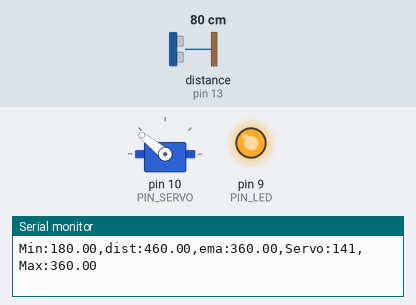
A sketch run on a simulated Arduino Uno, built with avr-gcc and run on an emulated ATmega328P. Shown: servo, output pins drawn as LEDs (lit = HIGH), the last lines printed to the serial monitor. Wiring (inferred from the names in the program): ultrasonic range finder: trigger pin 12; echo pin 13. The test bench sets the inputs (shaded band); at power-on: distance to the obstacle (sensor on pin 13) 80 cm. The echo pulse lasts 58.3 µs per cm; pins used as bus, display or sensor lines are not drawn.

Above: at 1.2 s.
1.3 s: distance to the obstacle (sensor on pin 13) set to 35 cm
At 1.54 s:
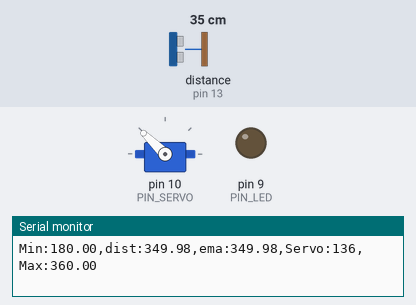
4.3 s: distance to the obstacle (sensor on pin 13) set to 2 cm
At 5.0 s:
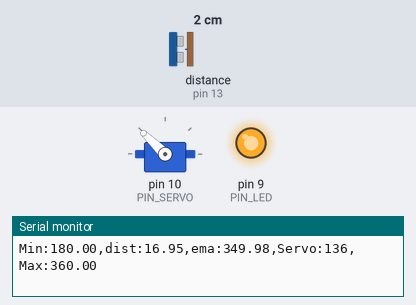
Timing chart, 0 to 7.3 s (numbered marks = the images above; inputs shaded):
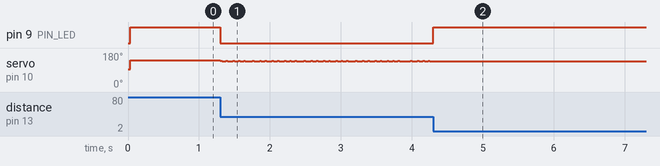

The sketch:

11_example_1.ino
```cpp
#include <Servo.h>

// Arduino pin assignment
#define PIN_LED   9    // LED active-low
#define PIN_TRIG  12   // sonar sensor TRIGGER
#define PIN_ECHO  13   // sonar sensor ECHO
#define PIN_SERVO 10   // servo motor

// sonar configurable parameters
#define SND_VEL 346.0     // sound velocity at 24°C (m/s)
#define INTERVAL 25       // sampling interval (ms)
#define PULSE_DURATION 10 // ultra-sound pulse duration (usec)
#define _DIST_MIN 180.0   // 18cm
#define _DIST_MAX 360.0   // 36cm
#define TIMEOUT ((INTERVAL / 2) * 1000.0) // (usec)
#define SCALE (0.001 * 0.5 * SND_VEL)     // convert duration→distance(mm)

// EMA filter parameter
#define _EMA_ALPHA 0.3    // weight (0~1)

// servo duty settings (adjusted if needed)
#define _DUTY_MIN 1000   // 0°
#define _DUTY_NEU 1500   // 90°
#define _DUTY_MAX 2000   // 180°

// global variables
float dist_raw = 0.0, dist_filtered = 0.0, dist_prev = _DIST_MAX, dist_ema = _DIST_MAX;
unsigned long last_sampling_time = 0;
Servo myservo;

void setup() {
  pinMode(PIN_LED, OUTPUT);
  pinMode(PIN_TRIG, OUTPUT);
  pinMode(PIN_ECHO, INPUT);
  digitalWrite(PIN_TRIG, LOW);

  myservo.attach(PIN_SERVO);
  myservo.writeMicroseconds(_DUTY_NEU);

  Serial.begin(57600);
  Serial.println("=== Ultrasonic Sensor Servo Control (Assignment) ===");
}

void loop() {
  // 샘플링 주기 제어
  if (millis() < last_sampling_time + INTERVAL)
    return;

  // 거리 측정
  dist_raw = USS_measure(PIN_TRIG, PIN_ECHO);

  // 범위 필터 적용
  if ((dist_raw == 0.0) || (dist_raw > _DIST_MAX) || (dist_raw < _DIST_MIN)) {
    dist_filtered = dist_prev; // 이전값 유지
    digitalWrite(PIN_LED, HIGH); // 범위 밖 → LED 꺼짐
  } else {
    dist_filtered = dist_raw;
    dist_prev = dist_raw;
    digitalWrite(PIN_LED, LOW); // 유효 범위 안 → LED 켜짐 (active-low)
  }

  // EMA 필터 적용
  dist_ema = _EMA_ALPHA * dist_filtered + (1 - _EMA_ALPHA) * dist_prev;

  // ---- 거리 기반 서보 각도 제어 ----
  int servo_us;
  if (dist_ema <= _DIST_MIN) {
    servo_us = _DUTY_MIN; // 0°
  } else if (dist_ema >= _DIST_MAX) {
    servo_us = _DUTY_MAX; // 180°
  } else {
    // 거리 18~36cm → 0~180° 선형 보간
    float ratio = (dist_ema - _DIST_MIN) / (_DIST_MAX - _DIST_MIN);
    servo_us = _DUTY_MIN + (int)((_DUTY_MAX - _DUTY_MIN) * ratio);
  }
  myservo.writeMicroseconds(servo_us);

  // ---- 시리얼 출력 (플로터용) ----
  Serial.print("Min:");  Serial.print(_DIST_MIN);
  Serial.print(",dist:"); Serial.print(min(dist_raw, _DIST_MAX + 100));
  Serial.print(",ema:");  Serial.print(min(dist_ema, _DIST_MAX + 100));
  Serial.print(",Servo:"); Serial.print(myservo.read());
  Serial.print(",Max:");  Serial.print(_DIST_MAX);
  Serial.println("");

  // 샘플링 시간 갱신
  last_sampling_time += INTERVAL;
}

// 초음파 거리 측정 함수 (mm 단위)
float USS_measure(int TRIG, int ECHO) {
  digitalWrite(TRIG, HIGH);
  delayMicroseconds(PULSE_DURATION);
  digitalWrite(TRIG, LOW);

  float duration = pulseIn(ECHO, HIGH, TIMEOUT);
  return duration * SCALE; // mm
}
```

Measured:
- after the input at 1.3 s, pin 9 (PIN_LED): HIGH → LOW at once; servo on pin 10 (PIN_SERVO): 141° → 138° at once, then moves between 136° and 138°, repeating every 0.72 s
- after the input at 4.3 s, pin 9 (PIN_LED): LOW → HIGH at once; servo on pin 10 (PIN_SERVO): stops changing and stays 136°
